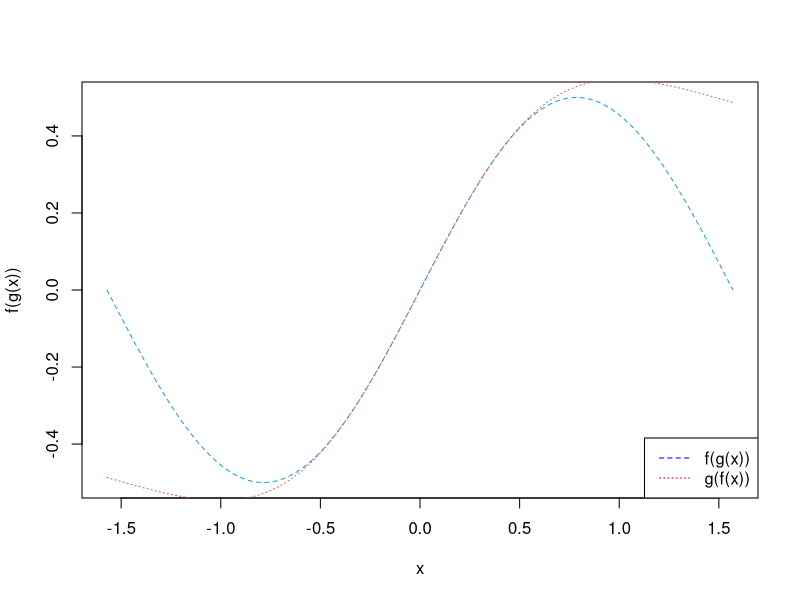
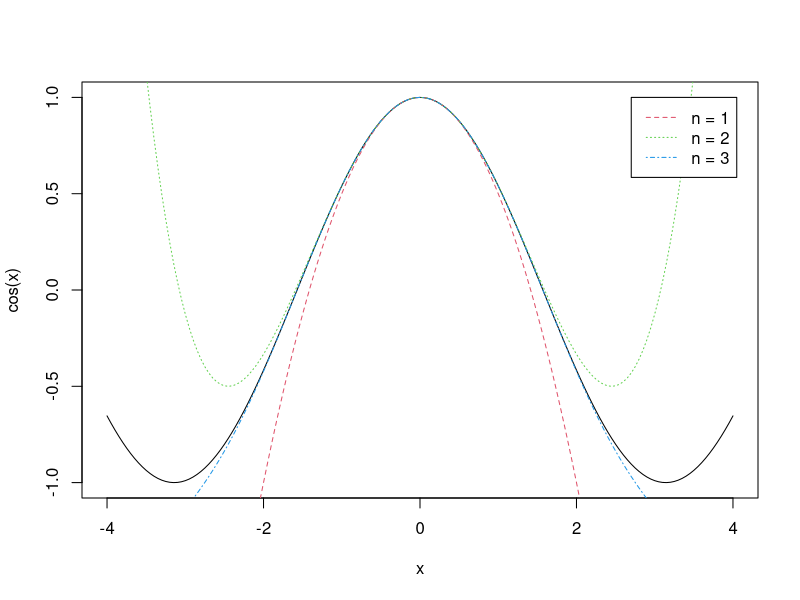

Source code (R) for these figures, in order:
#exercise 1 ------------------------------------------------------------------
x = seq(-0.5*pi, 0.5*pi, length.out = 100)

f = function(x){
  x * (1+x^2)^(-1)
}

g = function(x){
  tan(x)
}

plot(x, f(g(x)), xlab = "x", xlim = c(-0.5*pi, 0.5*pi),
     ylim = c(-0.5, 0.5), type = "l", lty = 2, col = "4")
lines(x, g(f(x)), col = "2", lty = 3)
legend("bottomright",
       legend = c("f(g(x))", "g(f(x))"),
       lty = c(2,3),
       col = c("blue","red"),
       )

#exercise 2 ------------------------------------------------------------------
x = c(0, 1, 2 , 3)

Taylor = function(x, N){
  a = 0
  for(i in 0: N){
    a = (-1)^i * (x^(2*i))/(factorial(2*i)) + a
  }
  return(a)
}


cat("x:     ", sprintf("%13.8f", x),
    "\ncos(x):", sprintf("%13.8f", cos(x)),
    "\nN=1:   ", sprintf("%13.8f", Taylor(x, 1)),
    "\nN=2:   ", sprintf("%13.8f", Taylor(x, 2)),
    "\nN=3:   ", sprintf("%13.8f", Taylor(x, 3)))

#exercise 3 ------------------------------------------------------------------
u = seq(-4, 4, by = 0.05)
z = cos(u)

plot(u, z, ylab = "cos(x)", xlab = "x", xlim = c(-4, 4), 
     ylim = c(-1, 1), type = "l", col = 1)
lines(u, Taylor(u, 1), lty = 2,  col = 2)
lines(u, Taylor(u, 2), lty = 3,  col = 3)
lines(u, Taylor(u, 3), lty = 4,  col = 4)
legend(2.7, 1,
          legend=c("n = 1", "n = 2", "n = 3"),
          lty = c(2,3,4),
          col = c(2,3,4))

#exercise 4 ------------------------------------------------------------------
p = 1:4

p4 = function(p){
  b = 0
  for(j in 1:(p+1)){
    b = j^p + b
  }
  return(b)
}
for(l in 1:length(p)){
  xx = p4(l)
  cat(sprintf("Sum for p = %d is %d\n", l, xx))
}

#exercise 5 ------------------------------------------------------------------
z = 10
t = c(2^z)
for(i in (z-1):0){
  t = c(t, 2^i)
}
cat(t)



int = function(x){
  n = trunc(x)
  m = x - n
  #INTEGER 
  #-----------------
  z = floor(log2(n))
  t = c(2^z)
  for(i in (z-1):0){
    t = c(t, 2^i)
  }
  #-----------------
  a = n
  c = c()
  for(j in 1:(z+1)){
    if(a < t[j]){
        c = c(c,0)
    }
    else{
      a = a - t[j]
      c = c(c,1)
    }
  }
  #DECIMALS
  #-----------------
  y = floor(log2(m))
  cat(y, "\n")
  s = 0.5
  for(i in -2:-30){
    s = c(s, 2^i)
  }
  #-----------------
  b = m
  d = c()
  for(i in 1:30){
    if(b < s[i]){
      d = c(d,0)
    }
    else{
      b = b - s[i]
      d = c(d,1)
    }
  }
  cat(c, ".", d)
}

int(625.625)
 


    